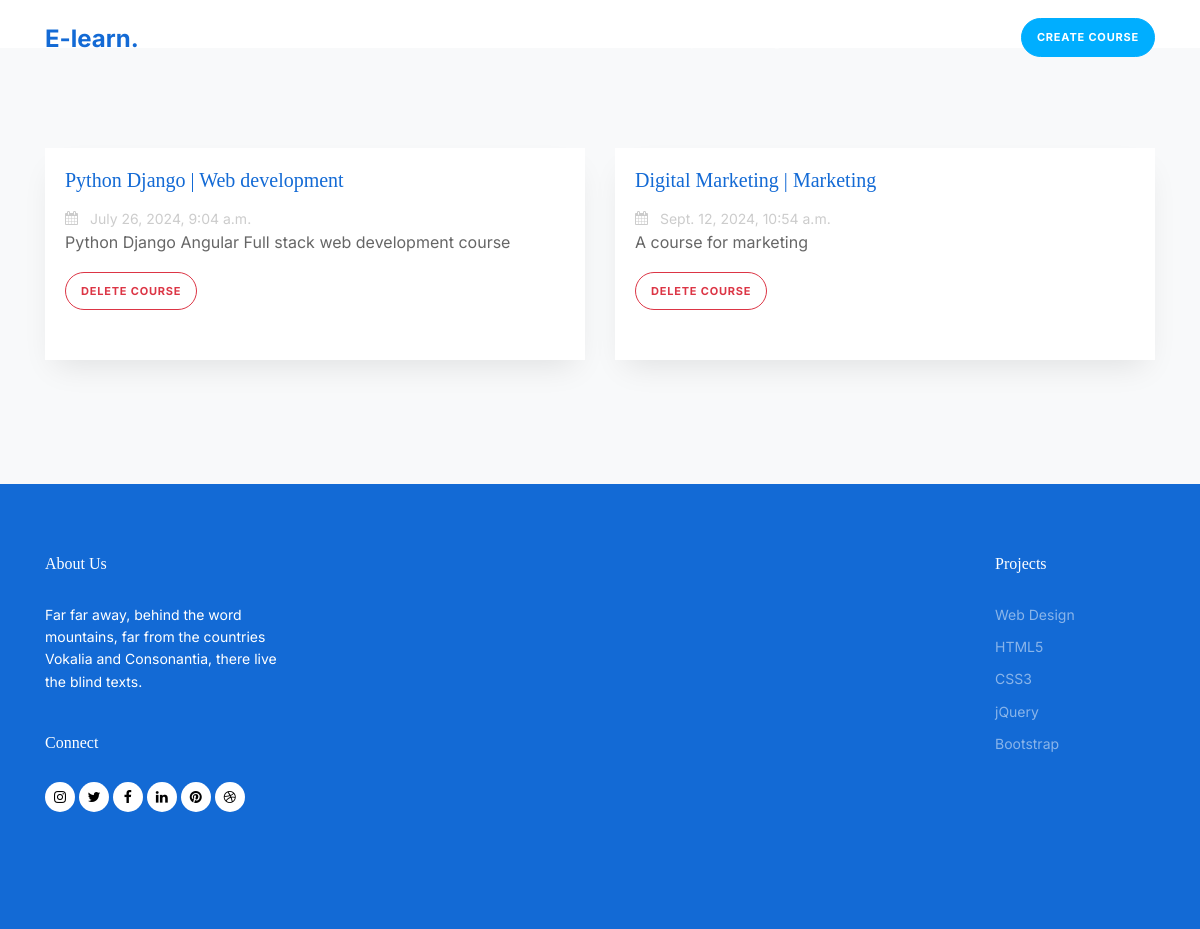
The page /instructor/home/ (signed in) on the database its author committed.
### core/models.py (models this page shows, shortened)
class Course(models.Model):
    DIFFICULTY_LEVEL_CHOICES = [
        ('Beginner', 'Beginner'),
        ('Intermediate', 'Intermediate'),
        ('Advanced', 'Advanced'),
    ]
    title = models.CharField(max_length=200)
    description = models.TextField()
    instructor = models.ForeignKey(CustomUser, limit_choices_to={'role': 'instructor'}, on_delete=models.SET_NULL, null=True, blank=True)
    category = models.ForeignKey('CourseCategory', on_delete=models.SET_NULL, null=True, blank=True,related_name='course')
    prerequisites = models.ManyToManyField('self', blank=True, symmetrical=False, related_name='required_by')
    difficulty_level = models.CharField(max_length=50, choices=DIFFICULTY_LEVEL_CHOICES)
    is_published = models.BooleanField(default=False)
    created_at = models.DateTimeField(auto_now_add=True)
    updated_at = models.DateTimeField(auto_now=True)

class CourseCategory(models.Model):
    name = models.CharField(max_length=100)
    parent_category = models.ForeignKey(MainCategory, null=True, blank=True, on_delete=models.SET_NULL, related_name='subcategories')
    def __str__(self):
        return self.name

### instructor/views.py (the view)
# urls.py: path('home/',InstructorHomeView.as_view(), name='instructor_dashboard'),
class InstructorHomeView(View):
    def get(self, request, *args, **kwargs):
        user=request.user
        course=Course.objects.filter(instructor=user)
        return render(request, 'instructor_dashboard.html', {'courses': course})

### instructor/templates/instructor_dashboard.html (shortened to what this page needs)
{% extends "base1.html" %}
{% block body_block %}
  <div class="untree_co-section mt-5 bg-light">
    <div class="container">
      <div class="row align-items-stretch">
        {% for course in courses %}
    <a href="{% url 'course_detail' course.id %}">
        <div class="col-lg-6 mb-4" data-aos="fade-up" data-aos-delay="100">
            <div class="media-h d-flex h-100">
                <div class="media-h-body">
                    <h2 class="mb-3">
                        <a href="{% url 'instructor_course_detail' course.id %}">{{ course.title }} | {{ course.category }}</a>
                    </h2>
                    <div class="meta">
                        <span class="icon-calendar mr-2"></span>
                        <span>{{ course.created_at }}</span>
                    </div>
                    <p>{{ course.description }}</p>
                    <div class="">
                        <form action="{% url 'instructor_course_delete' course_id=course.id %}" method="post" class="delete-course-form" style="display:inline;">
                            <button type="submit" class="btn btn-sm btn-outline-danger">
                                Delete Course
                            </button>
                          </form>
                    </div>
                </div>
            </div>
        </div>
    </a>
{% endfor %}
      </div>
    </div>
  </div>
  {% endblock %}

### instructor/static/instructor/css/style.css (style rules this page uses)
body { font-family: "Inter", sans-serif; line-height: 1.6; background-color: #ffffff; overflow-x: hidden; font-size: 16px; color: #666; }
body:before { content: ""; position: fixed; top: 0; left: 0; z-index: 99; right: 0; bottom: 0; background: rgba(0, 0, 0, 0.2); opacity: 0; visibility: hidden; -webkit-transition: .3s all ease; -o-transition: .3s all ease; transition: .3s all ease; }
a { color: #136ad5; -webkit-transition: .3s all ease; -o-transition: .3s all ease; transition: .3s all ease; }
h1, .h1, h2, .h2, h3, .h3, h4, .h4 { font-family: "Display Playfair", serif; color: #black; }
.btn { padding-top: 15px; padding-bottom: 15px; padding-left: 30px; padding-right: 30px; border-radius: 30px; font-size: 11px; text-transform: uppercase; font-weight: 700; letter-spacing: .05rem; }
.btn.btn-sm { padding-top: 10px; padding-bottom: 10px; padding-left: 15px; padding-right: 15px; }
.untree_co-section { padding: 100px 0; position: relative; }
.media-h { margin-bottom: 30px; -webkit-box-shadow: 0 15px 30px -10px rgba(0, 0, 0, 0.1); box-shadow: 0 15px 30px -10px rgba(0, 0, 0, 0.1); background: #ffffff; }
.media-h .media-h-body { padding: 20px; }
.media-h .media-h-body h2 { font-size: 20px; }
.meta { font-size: 14px; color: #ccc; }

### rows shown on the page
Course: title "Python Django", category "Web development", created_at "July 26, 2024, 9:04 a.m.", description "Python Django Angular Full stack web development course"
Course: title "Digital Marketing", category "Marketing", created_at "Sept. 12, 2024, 10:54 a.m.", description "A course for marketing"
